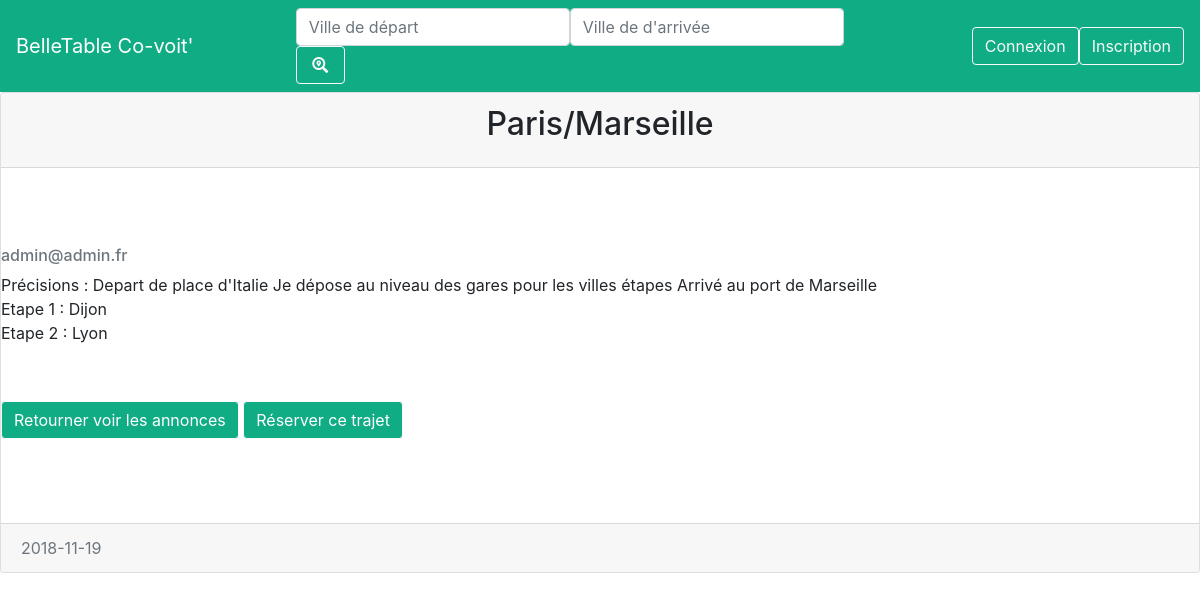
/advert.php?id=1, run on the app's committed database.
### tables this page shows
CREATE TABLE IF NOT EXISTS `trajet` (
  `num_trajet` int(11) NOT NULL AUTO_INCREMENT,
  `depart_ville` varchar(11) NOT NULL,
  `arrivee_ville` varchar(11) NOT NULL,
  `etape1` varchar(255) NOT NULL,
  `etape2` varchar(255) NOT NULL,
  `date` date NOT NULL,
  `prix` int(11) NOT NULL,
  `places` int(11) NOT NULL,
  `precisions` text NOT NULL,
  `heure_depart` time NOT NULL,
  `mel_chauffeur` varchar(255) NOT NULL,
  PRIMARY KEY (`num_trajet`)
);

### db/routeSelectId.php (called while the page is built)
<?php
$asTable = "trajet";
$asCols = '*';
$asColWhere = "num_trajet";
$asValeurs = $_GET['id'];
include 'dbCon.php';
try {
    $req = $db->query("CALL selectDynam('$asTable', '$asCols', '$asColWhere', '$asValeurs') ");
    $advertSelected = $req->fetch();
} catch (Exception $exc) {
    echo $exc->getTraceAsString();
}
?>

### advert.php (the view)
<?php
include 'include/header.php';
include 'db/routeSelectId.php';
?>
<div class="card">
    <div class="card-header">
        <h2 class="card-title text-center"><?= $advertSelected['depart_ville'] ?>/<?= $advertSelected['arrivee_ville'] ?></h2>
    </div>
    <div class="card-body">
        <a href="#"><h6 class="card-subtitle mb-2 text-muted"><?= $advertSelected['mel_chauffeur'] ?></h6></a>
        <p class="card-text">
            Précisions : <?= $advertSelected['precisions'] ?><br>
            Etape 1 : <?= $advertSelected['etape1'] ?><br>
            Etape 2 : <?= $advertSelected['etape2'] ?><br>
        </p>
        <a href="index.php" class="btn btn-outline-light card-btn center-block">Retourner voir les annonces</a>
        <a href="reservation.php?id=<?= $advertSelected['num_trajet'] ?>" class="btn btn-outline-light card-btn center-block">Réserver ce trajet</a>
    </div>
    <div class="card-footer text-muted">
        <?= $advertSelected['date'] ?>
    </div>
</div>
<?php
include 'include/footer.php';
?>

### style/style.css (style rules this page uses)
.card-body { padding: 7% 0; }
.card-text { height: 7em; overflow-y: scroll; }
.card-btn { background-color: #10ac84; color: white; }

### data on the page
trajet: depart_ville "Paris", arrivee_ville "Marseille", mel_chauffeur "admin@admin.fr", precisions "Depart de place d'Italie Je dépose au niveau des gares pour les villes étapes Arrivé au port de Marseille", etape1 "Dijon", etape2 "Lyon", date "2018-11-19"
